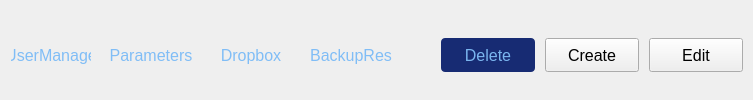
       <widget class="QWidget" name="widget" native="true">
        <property name="sizePolicy">
         <sizepolicy hsizetype="Preferred" vsizetype="Fixed">
          <horstretch>0</horstretch>
          <verstretch>0</verstretch>
         </sizepolicy>
        </property>
        <layout class="QHBoxLayout" name="horizontalLayout_4">
         <property name="spacing">
          <number>0</number>
         </property>
         <property name="rightMargin">
          <number>10</number>
         </property>
         <property name="bottomMargin">
          <number>0</number>
         </property>
         <item>
          <widget class="QPushButton" name="UserManage">
           <property name="minimumSize">
            <size>
             <width>80</width>
             <height>36</height>
            </size>
           </property>
           <property name="maximumSize">
            <size>
             <width>80</width>
             <height>36</height>
            </size>
           </property>
           <property name="focusPolicy">
            <enum>Qt::NoFocus</enum>
           </property>
           <property name="styleSheet">
            <string notr="true">QPushButton {
    height: 34px;
    width: 94px;
    background: transparent;

    font-size: 16px;
    font-weight: normal;
    color: #80BDF6;
    border: none;
}

QPushButton:checked {
    height: 34px;
    width: 94px;
    background: transparent;
    font-size: 16px;
    font-weight: normal;
    color: white;
    border-bottom: 2px solid #1890FF; 
border-radius: 0px;

}
QPushButton !focus{
    height: 34px;
    width: 94px;
    background: transparent;

    font-size: 16px;
    font-weight: normal;
    color: #80BDF6;
    border: none;
}</string>
           </property>
           <property name="text">
            <string>UserManage</string>
           </property>
          </widget>
         </item>
         <item>
          <spacer name="horizontalSpacer_3">
           <property name="orientation">
            <enum>Qt::Horizontal</enum>
           </property>
           <property name="sizeType">
            <enum>QSizePolicy::Fixed</enum>
           </property>
           <property name="sizeHint" stdset="0">
            <size>
             <width>10</width>
             <height>20</height>
            </size>
           </property>
          </spacer>
         </item>
         <item>
          <widget class="QPushButton" name="HospitalInfo">
           <property name="minimumSize">
            <size>
             <width>100</width>
             <height>36</height>
            </size>
           </property>
           <property name="maximumSize">
            <size>
             <width>100</width>
             <height>36</height>
            </size>
           </property>
           <property name="focusPolicy">
            <enum>Qt::NoFocus</enum>
           </property>
           <property name="styleSheet">
            <string notr="true">QPushButton {
    height: 34px;
    width: 94px;
    background: transparent;

    font-size: 16px;
    font-weight: normal;
    color: #80BDF6;
    border: none;
}

QPushButton:checked {
    height: 34px;
    width: 94px;
    background: transparent;
    font-size: 16px;
    font-weight: normal;
    color: white;
    border-bottom: 2px solid #1890FF; 
border-radius: 0px;
}
QPushButton !focus{
    height: 34px;
    width: 94px;
    background: transparent;

    font-size: 16px;
    font-weight: normal;
    color: #80BDF6;
    border: none;
}</string>
           </property>
           <property name="text">
            <string>Parameters</string>
           </property>
          </widget>
         </item>
         <item>
          <spacer name="horizontalSpacer_4">
           <property name="orientation">
            <enum>Qt::Horizontal</enum>
           </property>
           <property name="sizeType">
            <enum>QSizePolicy::Fixed</enum>
           </property>
           <property name="sizeHint" stdset="0">
            <size>
             <width>10</width>
             <height>20</height>
            </size>
           </property>
          </spacer>
         </item>
         <item>
          <widget class="QPushButton" name="Dropbox">
           <property name="minimumSize">
            <size>
             <width>80</width>
             <height>36</height>
            </size>
           </property>
           <property name="maximumSize">
            <size>
             <width>80</width>
             <height>36</height>
            </size>
           </property>
           <property name="focusPolicy">
            <enum>Qt::NoFocus</enum>
           </property>
           <property name="styleSheet">
            <string notr="true">QPushButton {
    height: 34px;
    width: 94px;
    background: transparent;

    font-size: 16px;
    font-weight: normal;
    color: #80BDF6;
    border: none;
}

QPushButton:checked {
    height: 34px;
    width: 94px;
    background: transparent;
    font-size: 16px;
    font-weight: normal;
    color: white;
    border-bottom: 2px solid #1890FF; 
border-radius: 0px;
}
QPushButton !focus{
    height: 34px;
    width: 94px;
    background: transparent;

    font-size: 16px;
    font-weight: normal;
    color: #80BDF6;
    border: none;
}</string>
           </property>
           <property name="text">
            <string>Dropbox</string>
           </property>
          </widget>
         </item>
         <item>
          <spacer name="horizontalSpacer_8">
           <property name="orientation">
            <enum>Qt::Horizontal</enum>
           </property>
           <property name="sizeType">
            <enum>QSizePolicy::Fixed</enum>
           </property>
           <property name="sizeHint" stdset="0">
            <size>
             <width>10</width>
             <height>20</height>
            </size>
           </property>
          </spacer>
         </item>
         <item>
          <widget class="QPushButton" name="BackupRestore">
           <property name="minimumSize">
            <size>
             <width>100</width>
             <height>36</height>
            </size>
           </property>
           <property name="maximumSize">
            <size>
             <width>100</width>
             <height>36</height>
            </size>
           </property>
           <property name="focusPolicy">
            <enum>Qt::NoFocus</enum>
           </property>
           <property name="styleSheet">
            <string notr="true">QPushButton {
    height: 34px;
    width: 94px;
    background: transparent;

    font-size: 16px;
    font-weight: normal;
    color: #80BDF6;
    border: none;
}

QPushButton:checked {
    height: 34px;
    width: 94px;
    background: transparent;
    font-size: 16px;
    font-weight: normal;
    color: white;
    border-bottom: 2px solid #1890FF; 
border-radius: 0px;
}
QPushButton !focus{
    height: 34px;
    width: 94px;
    background: transparent;

    font-size: 16px;
    font-weight: normal;
    color: #80BDF6;
    border: none;
}</string>
           </property>
           <property name="text">
            <string>BackupRes</string>
           </property>
          </widget>
         </item>
         <item>
          <spacer name="horizontalSpacer">
           <property name="orientation">
            <enum>Qt::Horizontal</enum>
           </property>
           <property name="sizeHint" stdset="0">
            <size>
             <width>40</width>
             <height>20</height>
            </size>
           </property>
          </spacer>
         </item>
         <item>
          <widget class="QPushButton" name="Delete">
           <property name="minimumSize">
            <size>
             <width>94</width>
             <height>34</height>
            </size>
           </property>
           <property name="maximumSize">
            <size>
             <width>94</width>
             <height>34</height>
            </size>
           </property>
           <property name="styleSheet">
            <string notr="true">QPushButton {
	height:34px;
	width: 94px;
background: #172b73;
border-radius: 4px;
font-size: 16px;
font-weight: normal;
color: rgba(128,189,246,0.95);
}

QPushButton:hover {
	height:34px;
	width: 94px;
background: #172b73;
border-radius: 4px;
font-size: 16px;
font-weight: normal;
color: rgba(128,189,246,1);
}</string>
           </property>
           <property name="text">
            <string>Delete</string>
           </property>
           <property name="icon">
            <iconset>
             <normaloff>../images/trainPage/edit.svg</normaloff>../images/trainPage/edit.svg</iconset>
           </property>
          </widget>
         </item>
         <item>
          <spacer name="horizontalSpacer_10">
           <property name="orientation">
            <enum>Qt::Horizontal</enum>
           </property>
           <property name="sizeType">
            <enum>QSizePolicy::Fixed</enum>
           </property>
           <property name="sizeHint" stdset="0">
            <size>
             <width>10</width>
             <height>20</height>
            </size>
           </property>
          </spacer>
         </item>
         <item>
          <widget class="QPushButton" name="Create">
           <property name="sizePolicy">
            <sizepolicy hsizetype="Expanding" vsizetype="Expanding">
             <horstretch>0</horstretch>
             <verstretch>0</verstretch>
            </sizepolicy>
           </property>
           <property name="minimumSize">
            <size>
             <width>94</width>
             <height>34</height>
            </size>
           </property>
           <property name="maximumSize">
            <size>
             <width>94</width>
             <height>34</height>
            </size>
           </property>
           <property name="styleSheet">
            <string notr="true">
QPushButton {
	height:34px;
	width: 94px;
font-size: 16px;
}</string>
           </property>
           <property name="text">
            <string>Create</string>
           </property>
          </widget>
         </item>
         <item>
          <spacer name="horizontalSpacer_2">
           <property name="orientation">
            <enum>Qt::Horizontal</enum>
           </property>
           <property name="sizeType">
            <enum>QSizePolicy::Fixed</enum>
           </property>
           <property name="sizeHint" stdset="0">
            <size>
             <width>10</width>
             <height>20</height>
            </size>
           </property>
          </spacer>
         </item>
         <item>
          <widget class="QPushButton" name="Edit">
           <property name="minimumSize">
            <size>
             <width>94</width>
             <height>34</height>
            </size>
           </property>
           <property name="maximumSize">
            <size>
             <width>94</width>
             <height>34</height>
            </size>
           </property>
           <property name="styleSheet">
            <string notr="true">
QPushButton {
	height:34px;
	width: 94px;
font-size: 16px;
}</string>
           </property>
           <property name="text">
            <string>Edit</string>
           </property>
          </widget>
         </item>
        </layout>
       </widget>
